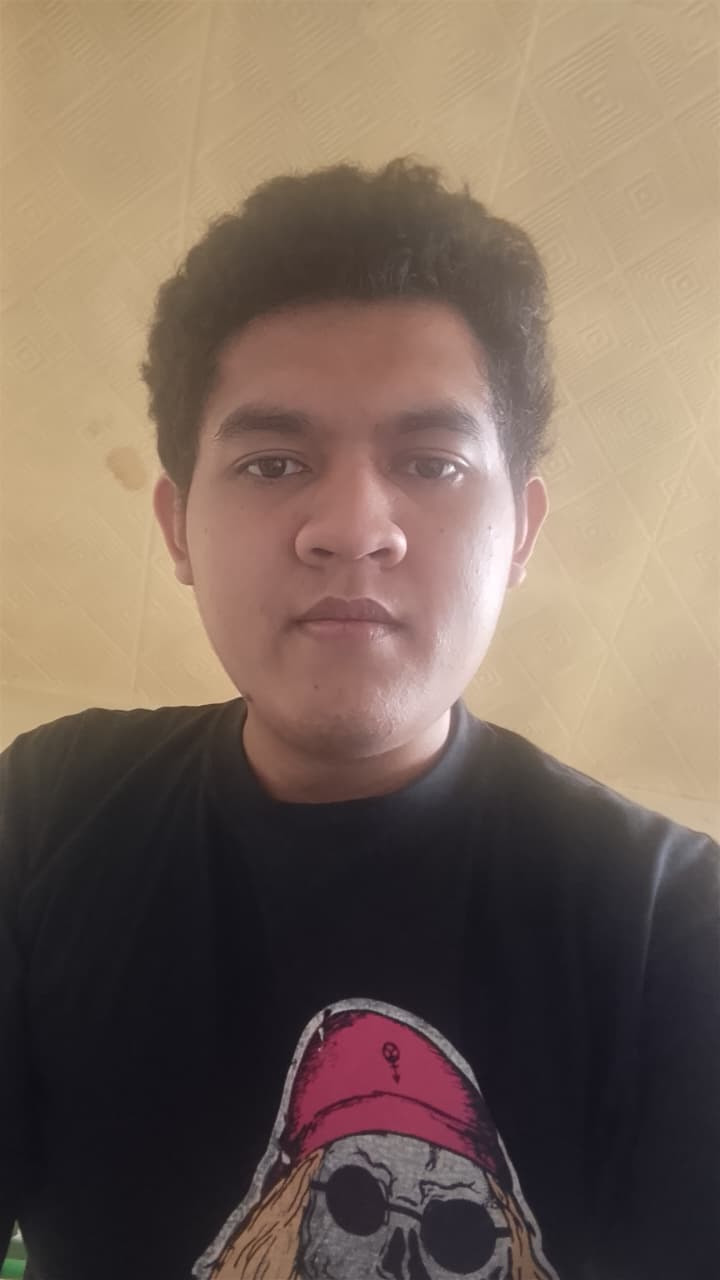
#> input picture assets/cover_working.png, 720 x 1280 px
$ python p1_fixed.py
#> lines starting #> are read from the running program, lines starting #| are printed output that depends on the picture
### src/common.py
"""
src/common.py
Konfigurasi bersama, konstanta identitas mahasiswa, dan fungsi utilitas
untuk praktikum steganografi LSB.
"""

import os
import json
from pathlib import Path
import numpy as np
from PIL import Image

# Identitas Mahasiswa & Parameter Wajib PRD
STUDENT_NAME = "Diva Prayoga Alpariji Putra"
STUDENT_NIM = "237006173"
PARAM_A = 3  # Digit terakhir NIM (237006173 -> 3)
SEED_CORRECT = 237006173
SEED_WRONG = 237006174

# Pesan rahasia standar: NIM - Nama Lengkap - <kalimat bebas minimal 10 kata>
DEFAULT_SECRET_MESSAGE = (
    "237006173 - Diva Prayoga Alpariji Putra - "
    "Praktikum ini menguji bagaimana pesan dapat disembunyikan secara aman tanpa mengubah tampilan citra secara signifikan."
)

# Direktori Proyek
BASE_DIR = Path(__file__).resolve().parent.parent
ASSETS_DIR = BASE_DIR / "assets"
REFERENCES_DIR = BASE_DIR / "references"
OUTPUTS_DIR = BASE_DIR / "outputs"
RESULTS_DIR = BASE_DIR / "results"
FIGURES_DIR = BASE_DIR / "figures"
SCREENSHOTS_DIR = BASE_DIR / "screenshots"
REPORT_DIR = BASE_DIR / "report"

ORIGINAL_COVER_PATH = ASSETS_DIR / "Diva_selfie.jpeg"
WORKING_COVER_PATH = ASSETS_DIR / "cover_working.png"


# [47 lines left out: functions validate_and_prepare_cover, load_working_cover_array, not called in this run]


def calc_diff_stats(cover_arr, stego_arr):
    """Menghitung metrik perbedaan antara citra cover dan stego."""
    diff = np.abs(cover_arr.astype(int) - stego_arr.astype(int))
    max_diff = int(diff.max())
    changed_bytes = int(np.count_nonzero(diff))
    total_bytes = int(cover_arr.size)
    change_ratio = float(changed_bytes / total_bytes)
    return {
        "max_diff": max_diff,
        "changed_bytes": changed_bytes,
        "total_bytes": total_bytes,
        "change_ratio": change_ratio,
        "diff_array": diff,
    }


def calc_mse(cover_arr, stego_arr):
    """Menghitung Mean Squared Error (MSE)."""
    return float(np.mean((cover_arr.astype(float) - stego_arr.astype(float)) ** 2))


def calc_psnr(cover_arr, stego_arr):
    """Menghitung Peak Signal-to-Noise Ratio (PSNR) dalam dB."""
    mse = calc_mse(cover_arr, stego_arr)
    if mse == 0:
        return float("inf")
    return float(10.0 * np.log10((255.0 ** 2) / mse))


# [10 lines left out: function calc_ber, not called in this run]

### src/p1_fixed.py
"""
src/p1_fixed.py
Implementasi P1 Fixed: Perbaikan Program Steganografi Slide Dosen.

Perbaikan yang diterapkan:
1. P1.3: Menggunakan ketiga kanal warna RGB (range(0, 3)), meningkatkan utilisasi kapasitas dari 66.67% ke 100%.
2. P1.4: Mengganti manipulasi string bin()[2:9] dengan operasi bitwise langsung ((val & 0xFE) | bit),
        menjamin perubahan maksimum |delta| <= 1 untuk semua nilai piksel (termasuk nilai < 128).
3. P1.5: Mengganti sentinel text delimiter "stego" dengan 32-bit unsigned integer length header,
        menghilangkan risiko false termination jika pesan mengandung kata "stego".
"""

import os
import json
import numpy as np
from PIL import Image

from common import (
    WORKING_COVER_PATH,
    OUTPUTS_DIR,
    RESULTS_DIR,
    DEFAULT_SECRET_MESSAGE,
    validate_and_prepare_cover,
    calc_diff_stats,
    calc_mse,
    calc_psnr,
)


def EmbeddingPesanFixed(cover_path, pesan, stego_path):
    """
    Penyisipan pesan LSB 1-bit yang telah diperbaiki:
    - 32-bit length header + UTF-8 payload
    - Menggunakan ketiga kanal RGB (range(0, 3))
    - Bitwise LSB masking ((val & 0xFE) | bit)
    """
    citra = Image.open(cover_path, "r")
#> citra is the input picture: PIL image 720x1280 RGB; mean R, G, B 122.7, 104.2, 91.3
    lebar, tinggi = citra.size
#> lebar = 720; tinggi = 1280
    larik_pixel = np.array(list(citra.getdata()), dtype=np.uint8)

    if citra.mode == "RGB":
        n = 3
    else:
        n = 1

    total_pixel = larik_pixel.size // n  # jumlah piksel dalam citra
#> total_pixel = 921600
    kapasitas_teoritis_bit = total_pixel * n  # 1 bit per byte pada semua kanal
#> kapasitas_teoritis_bit = 2764800

    # P1.5: Encode pesan ke bytes UTF-8 dan buat 32-bit length header
    if isinstance(pesan, str):
        payload_bytes = pesan.encode("utf-8")
    else:
        payload_bytes = bytes(pesan)

    payload_len_bytes = len(payload_bytes)

    # 32-bit unsigned integer header (panjang dalam byte)
    # MODIFIED FROM SLIDE:
    # Replaced sentinel delimiter "stego" with explicit 32-bit length header
    header_biner = format(payload_len_bytes, "032b")

    # Payload bits
    payload_biner = "".join([format(b, "08b") for b in payload_bytes])
    total_bit_stream = header_biner + payload_biner
    total_bits_to_embed = len(total_bit_stream)

    print(f"[FIXED EMBED] Total piksel         : {total_pixel:,}")
#| [FIXED EMBED] Total piksel         : 921,600
    print(f"[FIXED EMBED] Kapasitas maksimum   : {kapasitas_teoritis_bit:,} bit ({kapasitas_teoritis_bit / 8 / 1024:.2f} KB)")
#| [FIXED EMBED] Kapasitas maksimum   : 2,764,800 bit (337.50 KB)
    print(f"[FIXED EMBED] Panjang payload      : {payload_len_bytes} byte ({len(payload_biner)} bit)")
    print(f"[FIXED EMBED] Total bit (+ 32b hdr): {total_bits_to_embed} bit")

    if total_bits_to_embed > kapasitas_teoritis_bit:
        raise ValueError(
            f"Ukuran pesan ({total_bits_to_embed} bit) melebihi kapasitas citra ({kapasitas_teoritis_bit} bit)!"
        )

    # Sisipkan bit-bit pesan pada LSB setiap byte kanal warna
    index = 0
    # MODIFIED FROM SLIDE:
    # 1. Using range(0, 3) so that all 3 channels (Red, Green, Blue) are fully utilized.
    # 2. Replaced string-based binary concatenation with direct LSB bitwise operation
    #    so only the least significant bit is modified: (val & 0b11111110) | bit
    for p in range(total_pixel):
        for q in range(0, n):  # MODIFIED: range(0, 3) untuk RGB
            if index < total_bits_to_embed:
                bit_val = int(total_bit_stream[index])
                # Operasi bitwise langsung menjamin |delta| <= 1 untuk semua nilai piksel (0 s.d. 255)
                larik_pixel[p][q] = (larik_pixel[p][q] & 0xFE) | bit_val
                index += 1
            else:
                break
        if index >= total_bits_to_embed:
            break
#> after the loop, index = 1312

    larik_pixel = larik_pixel.reshape(tinggi, lebar, n)
    stego_image = Image.fromarray(larik_pixel.astype("uint8"))
    stego_image.save(stego_path, format="PNG")
    print(f"[FIXED EMBED] Penyisipan sukses. Stego image tersimpan di: {stego_path}")
    return True


def EkstraksiPesanFixed(stego_path):
    """
    Ekstraksi pesan LSB 1-bit yang telah diperbaiki:
    - Membaca 32-bit header untuk mengetahui jumlah byte pesan
    - Membaca tepat jumlah byte payload yang ditentukan header
    - Menggunakan ketiga kanal RGB (range(0, 3))
    - Decode UTF-8 langsung tanpa bergantung pada sentinel string
    """
    citra = Image.open(stego_path, "r")
    larik_pixel = np.array(list(citra.getdata()), dtype=np.uint8)

    if citra.mode == "RGB":
        n = 3
    else:
        n = 1

    total_pixel = larik_pixel.size // n
#> total_pixel = 921600

    # Langkah 1: Ekstraksi 32-bit header pertama
    header_bits = ""
    index = 0
    p_curr = 0
    q_curr = 0

    while index < 32 and p_curr < total_pixel:
        # MODIFIED FROM SLIDE: Ambil bit LSB via bitwise AND bukan string slice
        header_bits += str(larik_pixel[p_curr][q_curr] & 1)
        index += 1
        q_curr += 1
        if q_curr >= n:
            q_curr = 0
            p_curr += 1
#> this loop made 32 passes
#> header_bits on passes 1 to 12: '0', '00', '000', '0000', '00000', '000000', '0000000', '00000000', '000000000', '0000000000', '00000000000', '000000000000'
#> after the loop, index = 32; p_curr = 10; q_curr = 2

    payload_len_bytes = int(header_bits, 2)
#> payload_len_bytes = 160
    payload_total_bits = payload_len_bytes * 8
#> payload_total_bits = 1280
    print(f"[FIXED EXTRACT] 32-bit Header terbaca : {header_bits} (Nilai desimal: {payload_len_bytes} byte)")
#| [FIXED EXTRACT] 32-bit Header terbaca : 00000000000000000000000010100000 (Nilai desimal: 160 byte)

    # Langkah 2: Ekstraksi tepat payload_total_bits
    payload_bits = ""
    bits_read = 0
    while bits_read < payload_total_bits and p_curr < total_pixel:
        payload_bits += str(larik_pixel[p_curr][q_curr] & 1)
        bits_read += 1
        q_curr += 1
        if q_curr >= n:
            q_curr = 0
            p_curr += 1
#> this loop made 1280 passes
#> payload_bits on passes 1 to 12: '0', '00', '001', '0011', '00110', '001100', '0011001', '00110010', '001100100', '0011001000', '00110010001', '001100100011'
#> after the loop, bits_read = 1280; p_curr = 437; q_curr = 1

    if bits_read < payload_total_bits:
        raise ValueError("Citra berakhir sebelum seluruh bit payload terbaca!")

    # Langkah 3: Konversi bitstream ke bytes UTF-8
    payload_bytes = bytearray()
    for i in range(0, len(payload_bits), 8):
        byte_val = int(payload_bits[i : i + 8], 2)
        payload_bytes.append(byte_val)
#> this loop made 160 passes
#> (i, byte_val) on passes 2 to 4: (8, 51), (16, 55), (24, 48)

    extracted_text = payload_bytes.decode("utf-8", errors="replace")
    print(f"[FIXED EXTRACT] Berhasil mengekstrak {len(payload_bytes)} byte pesan.")
#| [FIXED EXTRACT] Berhasil mengekstrak 160 byte pesan.
    return extracted_text


def run_fixed_experiment():
    print("=" * 60)
    print("FASE P1.3 - P1.5: EKSEKUSI PROGRAM PERBAIKAN (P1_FIXED)")
    print("=" * 60)

    stego_fixed_path = OUTPUTS_DIR / "p1" / "stego_fixed.png"
    pesan_rahasia = DEFAULT_SECRET_MESSAGE

    print(f"Pesan yang akan disisipkan ({len(pesan_rahasia)} karakter):")
    print(f"'{pesan_rahasia}'\n")

    # 1. Jalankan embedding fixed
    EmbeddingPesanFixed(WORKING_COVER_PATH, pesan_rahasia, stego_fixed_path)

    # 2. Jalankan ekstraksi fixed
    extracted = EkstraksiPesanFixed(stego_fixed_path)
    print(f"\nHasil ekstraksi:\n'{extracted}'")
#| Hasil ekstraksi:
#| '237006173 - Diva Prayoga Alpariji Putra - Praktikum ini menguji bagaimana pesan dapat disembunyikan secara aman tanpa mengubah tampilan citra secara signifikan.'

    # 3. Hitung metrik perubahan piksel
    cover_arr = np.array(Image.open(WORKING_COVER_PATH), dtype=np.uint8)
    stego_arr = np.array(Image.open(stego_fixed_path), dtype=np.uint8)

    diff_stats = calc_diff_stats(cover_arr, stego_arr)
#> in calc_diff_stats, `diff = np.abs(cover_arr.astype(int) - stego_arr.astype(int))`:
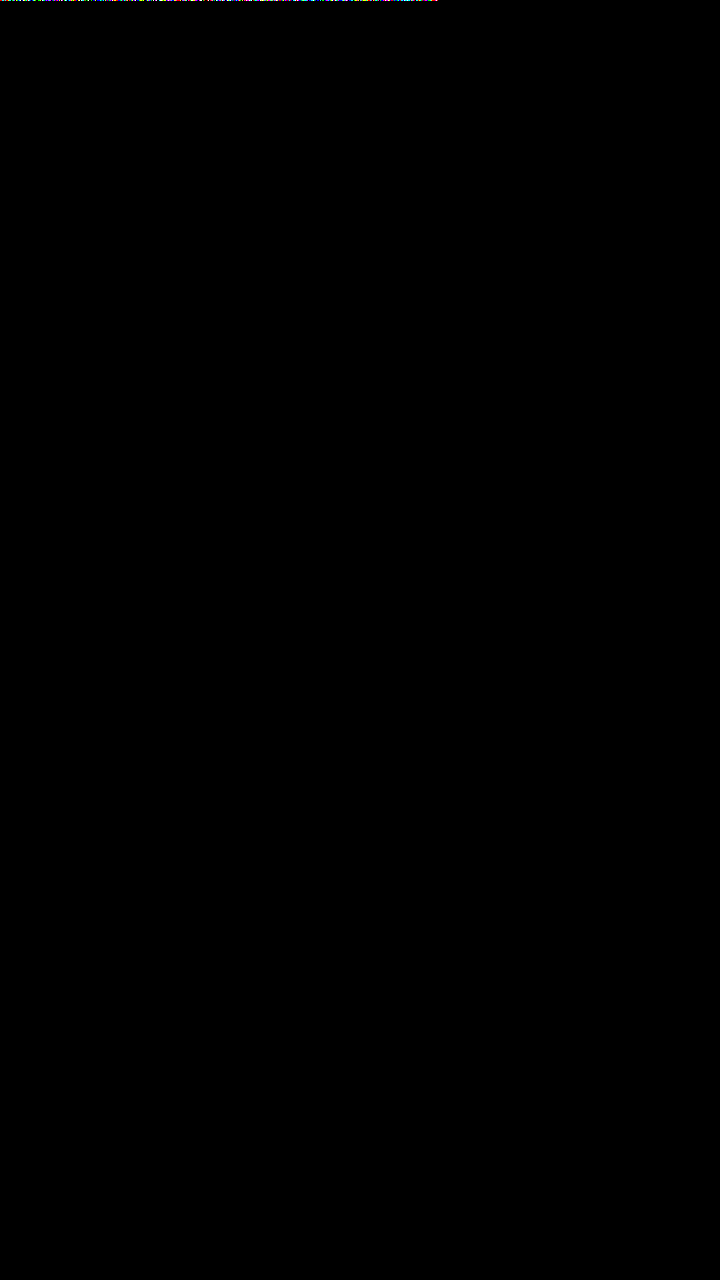
#> diff: shape (1280, 720, 3) int64; mean R, G, B 0.000217, 0.000228, 0.000259; drawn with 1 as white
#> in calc_diff_stats, `changed_bytes = int(np.count_nonzero(diff))`: changed_bytes = 649
#> in calc_diff_stats, `change_ratio = float(changed_bytes / total_bytes)`: change_ratio = 0.000235
#> diff_stats = 5 items
    mse = calc_mse(cover_arr, stego_arr)
#> mse = 0.000235
    psnr = calc_psnr(cover_arr, stego_arr)
#> psnr = 84.42

    # 4. Uji Kasus Khusus: Pesan yang Memuat Delimiter "stego"
    print("\n" + "=" * 60)
    print("UJI VALIDASI DELIMITER: PESAN MENGANDUNG KATA 'stego'")
    print("=" * 60)
    pesan_dengan_stego = (
        "237006173 - Diva Prayoga Alpariji Putra - Eksperimen stego ini membuktikan "
        "bahwa steganografi modern dengan header 32-bit tidak mengalami pemotongan dini."
    )
    stego_special_path = OUTPUTS_DIR / "p1" / "stego_with_word_stego.png"
    EmbeddingPesanFixed(WORKING_COVER_PATH, pesan_dengan_stego, stego_special_path)
#| [FIXED EMBED] Total piksel         : 921,600
#| [FIXED EMBED] Kapasitas maksimum   : 2,764,800 bit (337.50 KB)
    extracted_special = EkstraksiPesanFixed(stego_special_path)
#> the loop in EkstraksiPesanFixed (call 2), `while index < 32 and p_curr < total_pixel:` made 32 passes
#| [FIXED EXTRACT] 32-bit Header terbaca : 00000000000000000000000010011010 (Nilai desimal: 154 byte)
#> the loop in EkstraksiPesanFixed (call 2), `while bits_read < payload_total_bits and p_curr < total_pixel:` made 1232 passes
#> (payload_bits, p_curr) on passes 1, 4: ('0', 11), ('0011', 12)
#> the loop in EkstraksiPesanFixed (call 2), `for i in range(0, len(payload_bits), 8):` made 154 passes
#> i on passes 2 to 4: 8, 16, 24
#| [FIXED EXTRACT] Berhasil mengekstrak 154 byte pesan.
    special_match = (extracted_special == pesan_dengan_stego)
    print(f"Pesan mengandung 'stego' berhasil diekstrak utuh: {special_match}")
#| Pesan mengandung 'stego' berhasil diekstrak utuh: True

    # 5. Analisis Perbandingan Kapasitas & Utilisasi (P1.3)
    total_pixels = cover_arr.shape[0] * cover_arr.shape[1]
    kapasitas_baseline_bit = total_pixels * 2  # range(0, 2)
    kapasitas_fixed_bit = total_pixels * 3     # range(0, 3)
    utilisasi_baseline = (kapasitas_baseline_bit / kapasitas_fixed_bit) * 100.0
    utilisasi_fixed = 100.0

    print("\n" + "=" * 60)
    print("ANALISIS METRIK & PERBANDINGAN BASELINE VS FIXED")
    print("=" * 60)
    print(f"Max Absolute Difference (|delta|_max) : {diff_stats['max_diff']} (Wajib <= 1)")
#| Max Absolute Difference (|delta|_max) : 1 (Wajib <= 1)
    print(f"Jumlah Byte yang Berubah               : {diff_stats['changed_bytes']:,} dari {diff_stats['total_bytes']:,} byte")
#| Jumlah Byte yang Berubah               : 649 dari 2,764,800 byte
    print(f"Rasio Perubahan Byte                  : {diff_stats['change_ratio'] * 100:.4f}%")
#| Rasio Perubahan Byte                  : 0.0235%
    print(f"MSE                                   : {mse:.6f}")
#| MSE                                   : 0.000235
    print(f"PSNR                                  : {psnr:.2f} dB")
#| PSNR                                  : 84.42 dB
    print(f"Kapasitas Baseline (2 kanal R+G)      : {kapasitas_baseline_bit:,} bit ({kapasitas_baseline_bit / 8 / 1024:.2f} KB, utilisasi {utilisasi_baseline:.2f}%)")
#| Kapasitas Baseline (2 kanal R+G)      : 1,843,200 bit (225.00 KB, utilisasi 66.67%)
    print(f"Kapasitas Fixed (3 kanal R+G+B)       : {kapasitas_fixed_bit:,} bit ({kapasitas_fixed_bit / 8 / 1024:.2f} KB, utilisasi {utilisasi_fixed:.2f}%)")
#| Kapasitas Fixed (3 kanal R+G+B)       : 2,764,800 bit (337.50 KB, utilisasi 100.00%)

    # 6. Simpan hasil ke file JSON
    metrics_fixed = {
        "experiment": "P1_Fixed",
        "secret_message": pesan_rahasia,
        "extracted_message": extracted,
        "is_exact_match": (extracted == pesan_rahasia),
        "header_type": "32-bit unsigned integer",
        "header_bits": 32,
        "payload_bytes": len(pesan_rahasia.encode('utf-8')),
        "payload_bits": len(pesan_rahasia.encode('utf-8')) * 8,
        "total_bits_embedded": 32 + len(pesan_rahasia.encode('utf-8')) * 8,
        "max_diff": diff_stats["max_diff"],
        "changed_bytes": diff_stats["changed_bytes"],
        "total_bytes": diff_stats["total_bytes"],
        "change_ratio": diff_stats["change_ratio"],
        "mse": mse,
        "psnr": psnr,
        "capacity_analysis": {
            "baseline_channels": "R, G (2 channels)",
            "baseline_capacity_bits": kapasitas_baseline_bit,
            "baseline_capacity_kb": kapasitas_baseline_bit / 8 / 1024,
            "baseline_utilization_percent": utilisasi_baseline,
            "fixed_channels": "R, G, B (3 channels)",
            "fixed_capacity_bits": kapasitas_fixed_bit,
            "fixed_capacity_kb": kapasitas_fixed_bit / 8 / 1024,
            "fixed_utilization_percent": utilisasi_fixed,
        },
        "delimiter_test": {
            "message_with_stego_word": pesan_dengan_stego,
            "extracted_successfully": special_match,
        }
    }

    metrics_file = RESULTS_DIR / "p1_fixed_metrics.json"
    with open(metrics_file, "w", encoding="utf-8") as f:
        json.dump(metrics_fixed, f, indent=4)
    print(f"\n[HASIL TERSIMPAN] Metrik P1 Fixed disimpan di: {metrics_file}")

    return metrics_fixed


if __name__ == "__main__":
    run_fixed_experiment()
